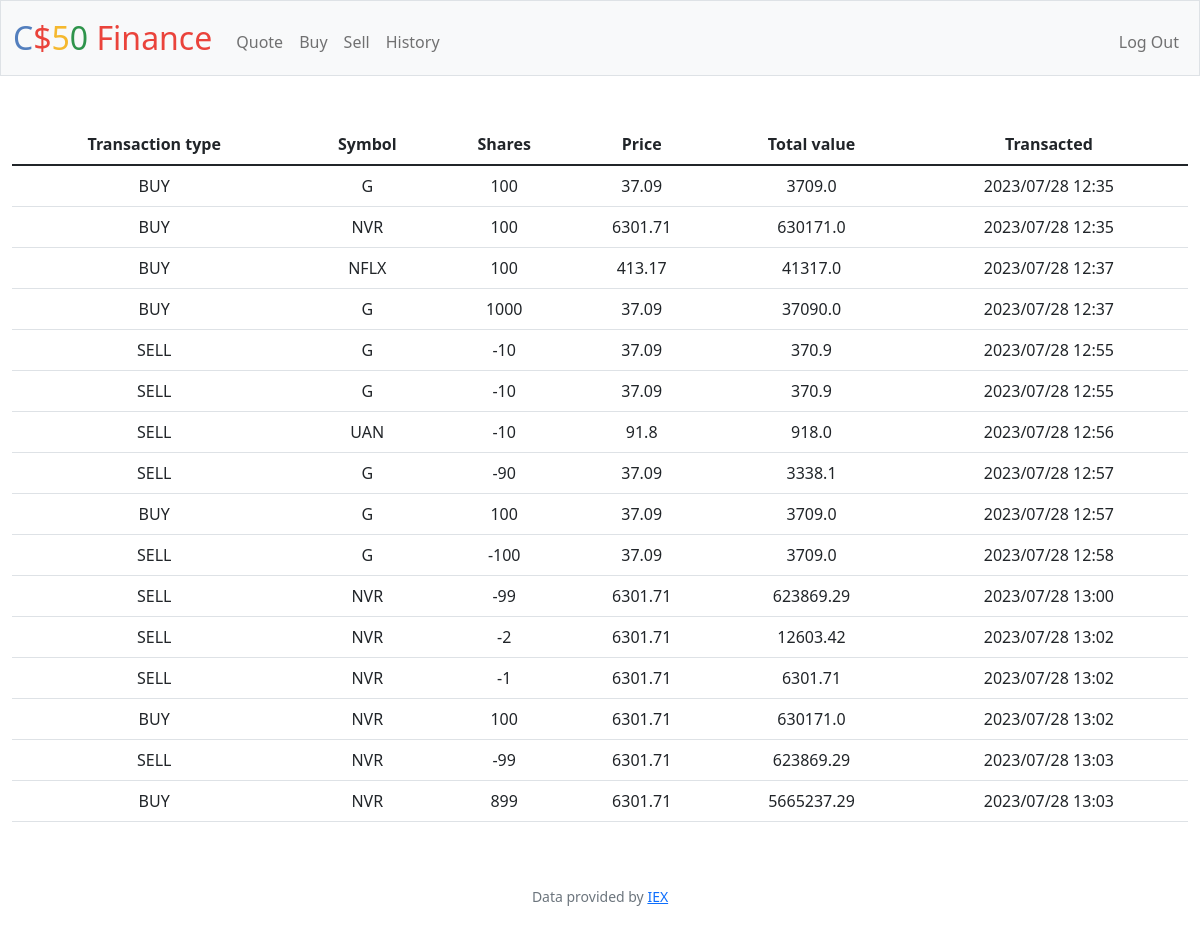
Page /history (signed in) on the committed database.
### tables this page shows
CREATE TABLE history (
user_id INTEGER NOT NULL,
symbol TEXT NOT NULL,
shares INTEGER NOT NULL,
price REAL NOT NULL,
TOTAL REAL NOT NULL, time_stamp TEXT, transaction_type TEXT,
FOREIGN KEY(user_id) REFERENCES users(id)
);

### app.py (the view)
@app.route("/history")
@login_required
def history():
    history = db.execute('SELECT transaction_type, symbol, shares, price, TOTAL, time_stamp FROM history WHERE user_id = ?', session['user_id'])
    return render_template('history.html', history=history)

### app.py (called while the page is built)
@app.after_request
def after_request(response):
    response.headers["Cache-Control"] = "no-cache, no-store, must-revalidate"
    response.headers["Expires"] = 0
    response.headers["Pragma"] = "no-cache"
    return response

### helpers.py (called while the page is built)
def login_required(f):
    @wraps(f)
    def decorated_function(*args, **kwargs):
        if session.get("user_id") is None:
            return redirect("/login")
        return f(*args, **kwargs)
    return decorated_function

### templates/history.html (shortened to what this page needs)
{% extends 'layout.html' %}
{% block main %}
<table class="table">
    <thead>
        <tr>
            <th>Transaction type</th>
            <th>Symbol</th>
            <th>Shares</th>
            <th>Price</th>
            <th>Total value</th>
            <th>Transacted</th>
        </tr>
    </thead>
    <tbody>
        {% for row in history %}
            <tr>
                <td>{{ row.transaction_type }}</td>
                <td>{{ row.symbol }}</td>
                <td>{{ row.shares }}</td>
                <td>{{ row.price }}</td>
                <td>{{ row.TOTAL|abs }}</td>
                <td>{{ row.time_stamp}}</td>
            </tr>
        {% endfor %}
</table>
{% endblock %}

### templates/layout.html (shortened to what this page needs)
<!DOCTYPE html>
<html lang="en">
    <head>
        <link href="https://cdn.jsdelivr.net/npm/bootstrap@5.1.3/dist/css/bootstrap.min.css" rel="stylesheet">
        <link href="/static/styles.css" rel="stylesheet">
    </head>
    <body>
        <nav class="bg-light border navbar navbar-expand-md navbar-light">
            <div class="container-fluid">
                <a class="navbar-brand" href="/"><span class="blue">C</span><span class="red">$</span><span class="yellow">5</span><span class="green">0</span> <span class="red">Finance</span></a>
                <div class="collapse navbar-collapse" id="navbar">
                    {% if session["user_id"] %}
                        <ul class="navbar-nav me-auto mt-2">
                            <li class="nav-item"><a class="nav-link" href="/quote">Quote</a></li>
                            <li class="nav-item"><a class="nav-link" href="/buy">Buy</a></li>
                            <li class="nav-item"><a class="nav-link" href="/sell">Sell</a></li>
                            <li class="nav-item"><a class="nav-link" href="/history">History</a></li>
                        </ul>
                        <ul class="navbar-nav ms-auto mt-2">
                            <li class="nav-item"><a class="nav-link" href="/logout">Log Out</a></li>
                        </ul>
                    {% else %}
                        <ul class="navbar-nav ms-auto mt-2">
                            <li class="nav-item"><a class="nav-link" href="/sign_up">Register</a></li>
                            <li class="nav-item"><a class="nav-link" href="/login">Log In</a></li>
                        </ul>
                    {% endif %}
                </div>
            </div>
        </nav>
        <main class="container-fluid py-5 text-center" style="display: flex; justify-content: center; align-items: center; flex-direction: column;">
            {% block main %}{% endblock %}
        </main>
        <footer class="mb-5 small text-center text-muted">
            Data provided by <a href="https://iexcloud.io/">IEX</a>
        </footer>
    </body>
</html>

### static/styles.css (style rules this page uses)
nav .navbar-brand { font-size: xx-large; }
nav .navbar-brand .blue { color: #537fbe; }
nav .navbar-brand .red { color: #ea433b; }
nav .navbar-brand .yellow { color: #f5b82e; }
nav .navbar-brand .green { color: #2e944b; }

### rows in the picture
history: transaction_type "BUY", symbol "G", shares "100", price "37.09", TOTAL|abs "3709.0", time_stamp "2023/07/28 12:35"
history: transaction_type "BUY", symbol "NVR", shares "100", price "6301.71", TOTAL|abs "630171.0", time_stamp "2023/07/28 12:35"
history: transaction_type "BUY", symbol "NFLX", shares "100", price "413.17", TOTAL|abs "41317.0", time_stamp "2023/07/28 12:37"
history: transaction_type "BUY", symbol "G", shares "1000", price "37.09", TOTAL|abs "37090.0", time_stamp "2023/07/28 12:37"
history: transaction_type "SELL", symbol "G", shares "-10", price "37.09", TOTAL|abs "370.9", time_stamp "2023/07/28 12:55"
history: transaction_type "SELL", symbol "G", shares "-10", price "37.09", TOTAL|abs "370.9", time_stamp "2023/07/28 12:55"
history: transaction_type "SELL", symbol "UAN", shares "-10", price "91.8", TOTAL|abs "918.0", time_stamp "2023/07/28 12:56"
history: transaction_type "SELL", symbol "G", shares "-90", price "37.09", TOTAL|abs "3338.1", time_stamp "2023/07/28 12:57"
history: transaction_type "BUY", symbol "G", shares "100", price "37.09", TOTAL|abs "3709.0", time_stamp "2023/07/28 12:57"
history: transaction_type "SELL", symbol "G", shares "-100", price "37.09", TOTAL|abs "3709.0", time_stamp "2023/07/28 12:58"
history: transaction_type "SELL", symbol "NVR", shares "-99", price "6301.71", TOTAL|abs "623869.29", time_stamp "2023/07/28 13:00"
history: transaction_type "SELL", symbol "NVR", shares "-2", price "6301.71", TOTAL|abs "12603.42", time_stamp "2023/07/28 13:02"
history: transaction_type "SELL", symbol "NVR", shares "-1", price "6301.71", TOTAL|abs "6301.71", time_stamp "2023/07/28 13:02"
history: transaction_type "BUY", symbol "NVR", shares "100", price "6301.71", TOTAL|abs "630171.0", time_stamp "2023/07/28 13:02"
history: transaction_type "SELL", symbol "NVR", shares "-99", price "6301.71", TOTAL|abs "623869.29", time_stamp "2023/07/28 13:03"
history: transaction_type "BUY", symbol "NVR", shares "899", price "6301.71", TOTAL|abs "5665237.29", time_stamp "2023/07/28 13:03"
